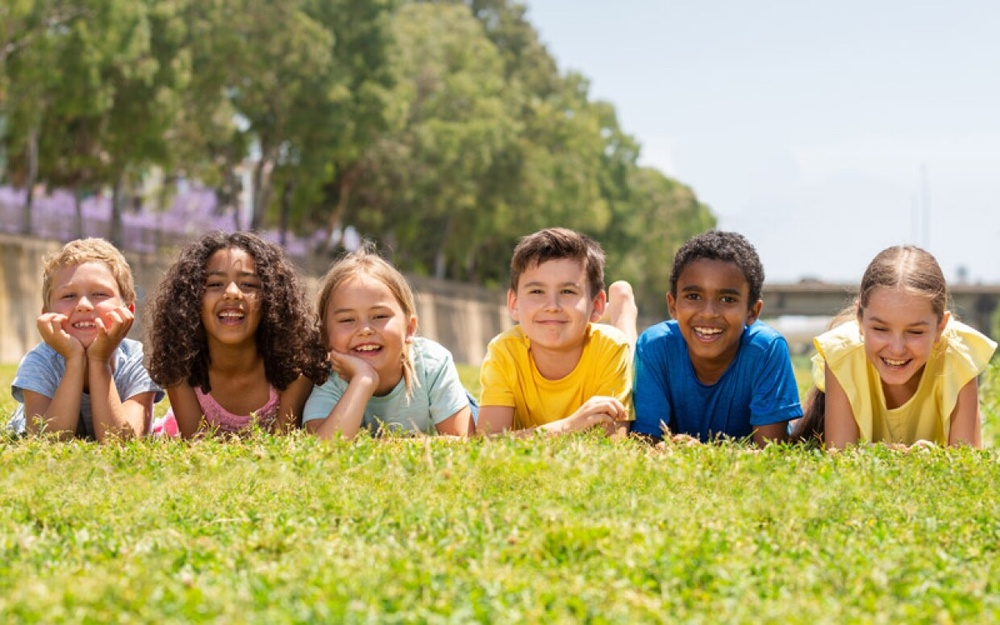
#> input picture Face Detection/test.jpg, 1000 x 625 px, shrunk from 1240 x 775 before the run
$ jupyter execute image.ipynb
#> lines starting #> are read from the running program, lines starting #| are printed output that depends on the picture; after the words box and inside, x2 and y2 are one past the last pixel; in counts of white or black regions, pixels touching at a corner belong together
[cell 1]
import cv2

[cell 2]
image = cv2.imread('test.jpg')
#> image is the input picture: shape (625, 1000, 3); mean B, G, R 110, 160, 166.5

cascade = cv2.CascadeClassifier('haarcascade_frontalface_default.xml')
gray = cv2.cvtColor(image, cv2.COLOR_BGR2GRAY)
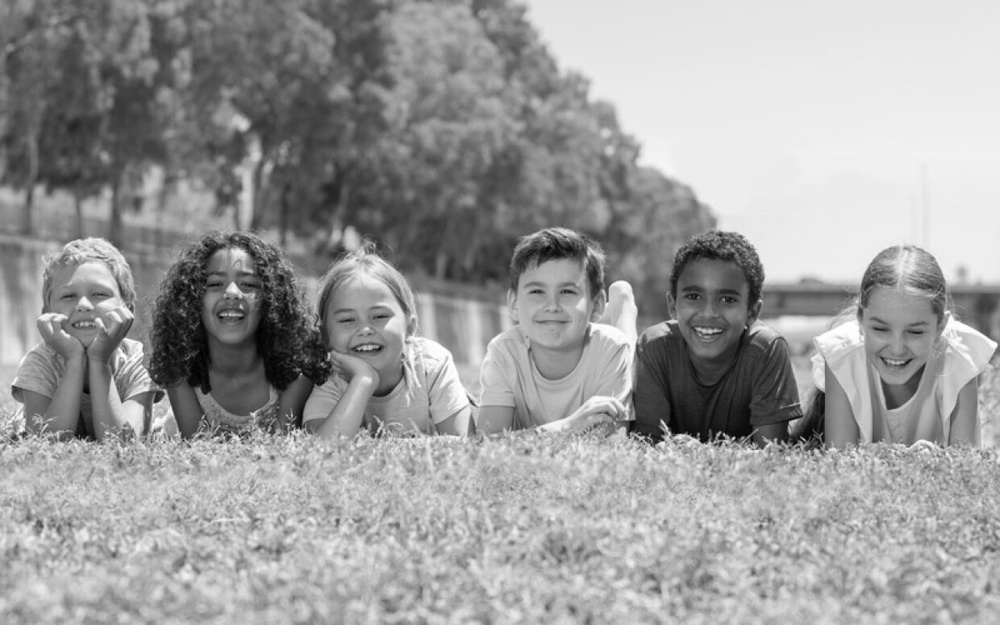
#> gray: shape (625, 1000); min 1, max 255, mean 156.3
faces = cascade.detectMultiScale(gray, scaleFactor=1.1, minNeighbors=5, minSize=(30, 30))
#> faces = [[190, 252, 85, 85], [319, 282, 90, 90], [507, 256, 91, 91], [39, 262, 87, 87], [665, 263, 89, 89], [852, 296, 90, 90], [366, 345, 213, 213]]

[cell 3]
for (x, y, w, h) in faces:
    cv2.rectangle(image, (x, y), (x + w, y + h), (0, 255, 0), 2)
#> this loop made 7 passes
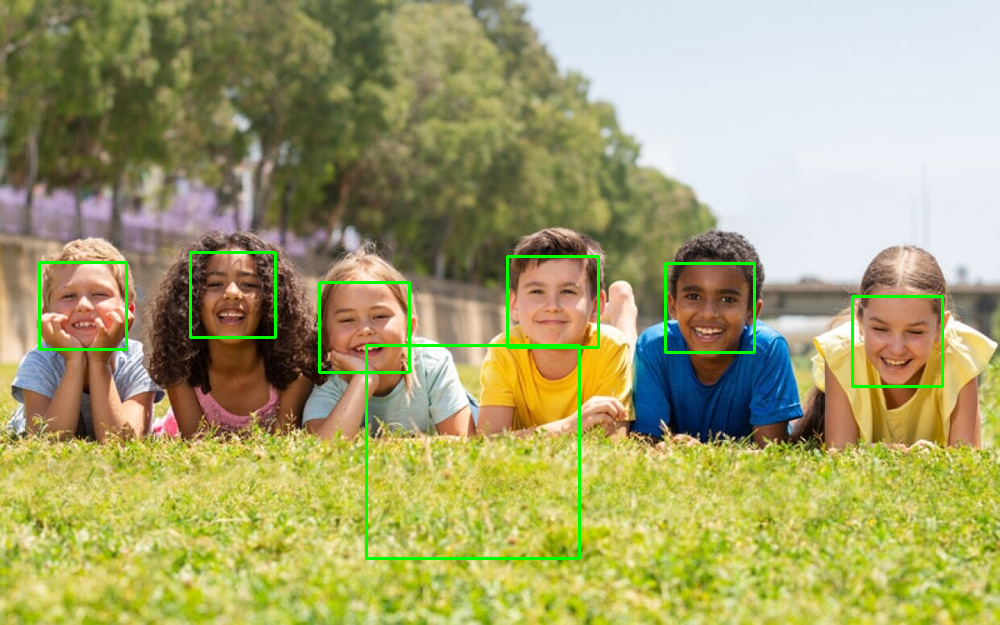
#> image: shape (625, 1000, 3); 1.41% of pixels changed, all inside (x1, y1, x2, y2) = (38, 251, 944, 560)

cv2.imshow('Detected Faces', image)

cv2.waitKey(0)
cv2.destroyAllWindows()
